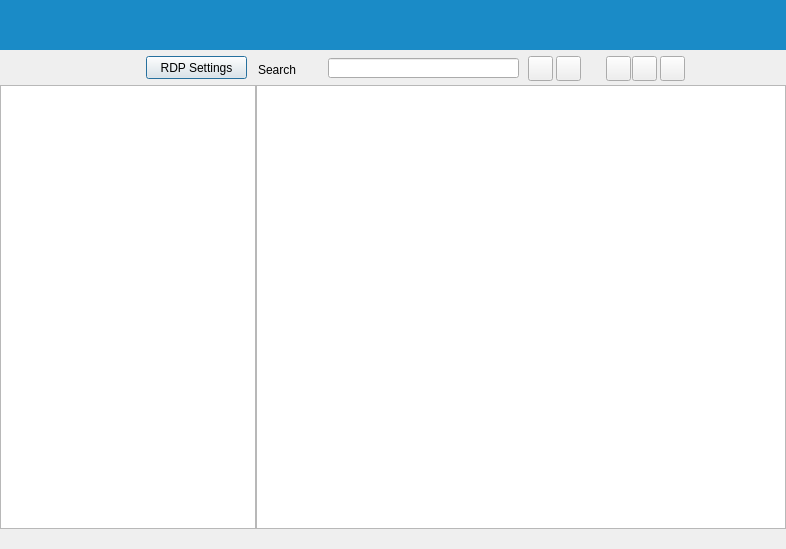
<?xml version="1.0" encoding="UTF-8"?>
<ui version="4.0">
 <class>TSEAppDialog</class>
 <widget class="QDialog" name="TSEAppDialog">
  <property name="geometry">
   <rect>
    <x>0</x>
    <y>0</y>
    <width>786</width>
    <height>549</height>
   </rect>
  </property>
  <property name="font">
   <font>
    <family>MS Shell Dlg 2</family>
   </font>
  </property>
  <property name="windowTitle">
   <string>Dialog</string>
  </property>
  <property name="windowOpacity">
   <double>1.000000000000000</double>
  </property>
  <layout class="QGridLayout" name="gridLayout">
   <property name="margin">
    <number>0</number>
   </property>
   <property name="spacing">
    <number>2</number>
   </property>
   <item row="0" column="0">
    <layout class="QVBoxLayout" name="verticalLayout">
     <property name="spacing">
      <number>0</number>
     </property>
     <property name="sizeConstraint">
      <enum>QLayout::SetMaximumSize</enum>
     </property>
     <item>
      <widget class="QWidget" name="widget" native="true">
       <property name="minimumSize">
        <size>
         <width>0</width>
         <height>50</height>
        </size>
       </property>
       <property name="maximumSize">
        <size>
         <width>16777215</width>
         <height>50</height>
        </size>
       </property>
       <property name="styleSheet">
        <string notr="true">background-color: rgb(26, 139, 199);</string>
       </property>
       <widget class="QLabel" name="label_2">
        <property name="geometry">
         <rect>
          <x>14</x>
          <y>8</y>
          <width>223</width>
          <height>35</height>
         </rect>
        </property>
        <property name="text">
         <string/>
        </property>
        <property name="pixmap">
         <pixmap resource="E:/res.qrc">:/Res/Resources/thinspace.png</pixmap>
        </property>
        <property name="scaledContents">
         <bool>true</bool>
        </property>
       </widget>
      </widget>
     </item>
     <item>
      <layout class="QHBoxLayout" name="horizontalLayout">
       <property name="sizeConstraint">
        <enum>QLayout::SetMaximumSize</enum>
       </property>
       <item>
        <layout class="QVBoxLayout" name="verticalLayout_8">
         <property name="spacing">
          <number>0</number>
         </property>
         <property name="sizeConstraint">
          <enum>QLayout::SetMaximumSize</enum>
         </property>
         <item>
          <widget class="QWidget" name="w_explorer_top" native="true">
           <property name="minimumSize">
            <size>
             <width>0</width>
             <height>35</height>
            </size>
           </property>
           <widget class="QPushButton" name="bu_rdpSetting">
            <property name="geometry">
             <rect>
              <x>146</x>
              <y>6</y>
              <width>101</width>
              <height>23</height>
             </rect>
            </property>
            <property name="text">
             <string>RDP Settings</string>
            </property>
           </widget>
          </widget>
         </item>
         <item>
          <widget class="QListWidget" name="l_menu">
           <property name="sizePolicy">
            <sizepolicy hsizetype="Fixed" vsizetype="Expanding">
             <horstretch>0</horstretch>
             <verstretch>0</verstretch>
            </sizepolicy>
           </property>
           <property name="frameShadow">
            <enum>QFrame::Plain</enum>
           </property>
          </widget>
         </item>
        </layout>
       </item>
       <item>
        <layout class="QVBoxLayout" name="verticalLayout_6">
         <property name="spacing">
          <number>0</number>
         </property>
         <property name="sizeConstraint">
          <enum>QLayout::SetDefaultConstraint</enum>
         </property>
         <item>
          <widget class="QWidget" name="w_viewer_top" native="true">
           <property name="minimumSize">
            <size>
             <width>0</width>
             <height>35</height>
            </size>
           </property>
           <property name="maximumSize">
            <size>
             <width>16777215</width>
             <height>16777215</height>
            </size>
           </property>
           <property name="autoFillBackground">
            <bool>false</bool>
           </property>
           <widget class="QLineEdit" name="e_search">
            <property name="geometry">
             <rect>
              <x>72</x>
              <y>8</y>
              <width>191</width>
              <height>20</height>
             </rect>
            </property>
            <property name="sizePolicy">
             <sizepolicy hsizetype="Fixed" vsizetype="Fixed">
              <horstretch>0</horstretch>
              <verstretch>0</verstretch>
             </sizepolicy>
            </property>
           </widget>
           <widget class="QLabel" name="label">
            <property name="geometry">
             <rect>
              <x>2</x>
              <y>12</y>
              <width>69</width>
              <height>16</height>
             </rect>
            </property>
            <property name="text">
             <string>Search</string>
            </property>
           </widget>
           <widget class="QPushButton" name="bu_grid">
            <property name="enabled">
             <bool>true</bool>
            </property>
            <property name="geometry">
             <rect>
              <x>272</x>
              <y>6</y>
              <width>25</width>
              <height>25</height>
             </rect>
            </property>
            <property name="sizePolicy">
             <sizepolicy hsizetype="Fixed" vsizetype="Fixed">
              <horstretch>0</horstretch>
              <verstretch>0</verstretch>
             </sizepolicy>
            </property>
            <property name="text">
             <string/>
            </property>
            <property name="icon">
             <iconset resource="E:/res.qrc">
              <normaloff>:/Res/Resources/grid.png</normaloff>:/Res/Resources/grid.png</iconset>
            </property>
            <property name="iconSize">
             <size>
              <width>14</width>
              <height>14</height>
             </size>
            </property>
            <property name="autoDefault">
             <bool>false</bool>
            </property>
            <property name="default">
             <bool>false</bool>
            </property>
            <property name="flat">
             <bool>false</bool>
            </property>
           </widget>
           <widget class="QPushButton" name="bu_list">
            <property name="geometry">
             <rect>
              <x>300</x>
              <y>6</y>
              <width>25</width>
              <height>25</height>
             </rect>
            </property>
            <property name="sizePolicy">
             <sizepolicy hsizetype="Fixed" vsizetype="Fixed">
              <horstretch>0</horstretch>
              <verstretch>0</verstretch>
             </sizepolicy>
            </property>
            <property name="text">
             <string/>
            </property>
            <property name="icon">
             <iconset resource="E:/res.qrc">
              <normaloff>:/Res/Resources/list.png</normaloff>:/Res/Resources/list.png</iconset>
            </property>
            <property name="iconSize">
             <size>
              <width>14</width>
              <height>14</height>
             </size>
            </property>
           </widget>
           <widget class="QPushButton" name="bu_spread">
            <property name="geometry">
             <rect>
              <x>376</x>
              <y>6</y>
              <width>25</width>
              <height>25</height>
             </rect>
            </property>
            <property name="sizePolicy">
             <sizepolicy hsizetype="Fixed" vsizetype="Fixed">
              <horstretch>0</horstretch>
              <verstretch>0</verstretch>
             </sizepolicy>
            </property>
            <property name="text">
             <string/>
            </property>
            <property name="icon">
             <iconset resource="E:/res.qrc">
              <normaloff>:/Res/Resources/spread.png</normaloff>:/Res/Resources/spread.png</iconset>
            </property>
            <property name="iconSize">
             <size>
              <width>14</width>
              <height>14</height>
             </size>
            </property>
           </widget>
           <widget class="QPushButton" name="bu_uniform">
            <property name="geometry">
             <rect>
              <x>350</x>
              <y>6</y>
              <width>25</width>
              <height>25</height>
             </rect>
            </property>
            <property name="sizePolicy">
             <sizepolicy hsizetype="Fixed" vsizetype="Fixed">
              <horstretch>0</horstretch>
              <verstretch>0</verstretch>
             </sizepolicy>
            </property>
            <property name="text">
             <string/>
            </property>
            <property name="icon">
             <iconset resource="E:/res.qrc">
              <normaloff>:/Res/Resources/uniform.png</normaloff>:/Res/Resources/uniform.png</iconset>
            </property>
            <property name="iconSize">
             <size>
              <width>14</width>
              <height>14</height>
             </size>
            </property>
           </widget>
           <widget class="QPushButton" name="bu_reset">
            <property name="geometry">
             <rect>
              <x>404</x>
              <y>6</y>
              <width>25</width>
              <height>25</height>
             </rect>
            </property>
            <property name="sizePolicy">
             <sizepolicy hsizetype="Fixed" vsizetype="Fixed">
              <horstretch>0</horstretch>
              <verstretch>0</verstretch>
             </sizepolicy>
            </property>
            <property name="text">
             <string/>
            </property>
            <property name="icon">
             <iconset resource="E:/res.qrc">
              <normaloff>:/Res/Resources/reset.png</normaloff>:/Res/Resources/reset.png</iconset>
            </property>
            <property name="iconSize">
             <size>
              <width>16</width>
              <height>16</height>
             </size>
            </property>
           </widget>
          </widget>
         </item>
         <item>
          <widget class="QListWidget" name="l_viewer">
           <property name="sizePolicy">
            <sizepolicy hsizetype="MinimumExpanding" vsizetype="MinimumExpanding">
             <horstretch>0</horstretch>
             <verstretch>0</verstretch>
            </sizepolicy>
           </property>
           <property name="frameShadow">
            <enum>QFrame::Plain</enum>
           </property>
           <property name="autoScrollMargin">
            <number>16</number>
           </property>
           <property name="resizeMode">
            <enum>QListView::Adjust</enum>
           </property>
           <property name="spacing">
            <number>10</number>
           </property>
           <property name="uniformItemSizes">
            <bool>false</bool>
           </property>
           <property name="sortingEnabled">
            <bool>true</bool>
           </property>
          </widget>
         </item>
        </layout>
       </item>
      </layout>
     </item>
     <item>
      <widget class="QWidget" name="w_statusbar" native="true">
       <property name="minimumSize">
        <size>
         <width>20</width>
         <height>20</height>
        </size>
       </property>
      </widget>
     </item>
    </layout>
   </item>
  </layout>
 </widget>
 <resources>
  <include location="E:/res.qrc"/>
 </resources>
 <connections/>
</ui>
